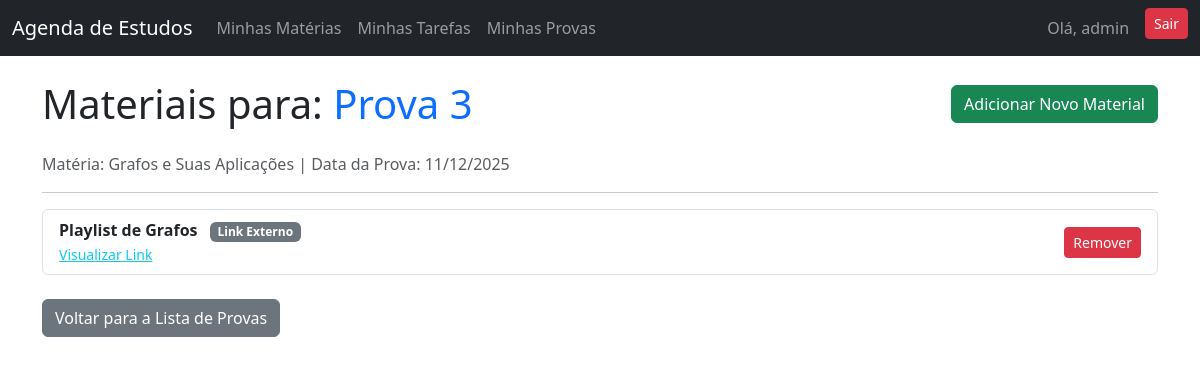
The app's page /provas/6/materiais/ (signed in) with its own data.
### agenda/models.py (models this page shows, shortened)
class Prova(models.Model):
    materia = models.ForeignKey(
        'Materia',
        on_delete=models.CASCADE,
        related_name='provas',
        verbose_name="Matéria"
    )
    titulo = models.CharField(max_length=200, verbose_name="Título da Prova")
    data_prova = models.DateField(
        verbose_name="Data da Prova",
        blank=True,
        null=True
    )
    observacoes = models.TextField(blank=True, null=True, verbose_name="Observações")
    link_anexos = models.URLField(max_length=200, blank=True, null=True, verbose_name="Link para Anexos (Drive/Lista)")
    class Meta:
        verbose_name_plural = "Provas"
        ordering = ['data_prova']

class Materia(models.Model):
    usuario = models.ForeignKey(User, on_delete=models.CASCADE)
    nomenclatura = models.CharField(max_length=10, blank=True, verbose_name="Sigla")
    nome = models.CharField(max_length=100)
    notas_materia = models.TextField(
        blank=True,
        null=True,
        verbose_name="Anotações da Matéria"
    )
    link_plano_ensino = models.URLField(
        max_length=500,
        blank=True,
        null=True,
        verbose_name="Link do Plano de Ensino"
    )
    class Meta:
        verbose_name_plural = "Matérias"

class MaterialDeApoio(models.Model):
    TIPO_CHOICES = [
        ('LINK', 'Link Externo'),
        ('PDF', 'Arquivo PDF'),
        ('TXT', 'Texto/Anotação'),
        ('OUTRO', 'Outro Arquivo'),
    ]
    prova = models.ForeignKey(
        'Prova',
        on_delete=models.CASCADE,
        related_name='materiais',
        verbose_name="Prova Relacionada"
    )
    tipo = models.CharField(max_length=5, choices=TIPO_CHOICES, default='LINK', verbose_name="Tipo de Material")
    link_url = models.URLField(max_length=500, blank=True, null=True, verbose_name="URL do Recurso")
    arquivo = models.FileField(
        upload_to='materiais_provas/',
        blank=True,
        null=True,
        verbose_name="Anexo de Arquivo"
    )
    titulo = models.CharField(max_length=255, verbose_name="Título do Material")
    class Meta:
        verbose_name_plural = "Materiais de Apoio"

### agenda/views.py (the view)
# urls.py: path('provas/<int:prova_pk>/materiais/', views.material_list, name='material_list'),
@login_required
def material_list(request, prova_pk):
    prova = get_object_or_404(Prova, pk=prova_pk, materia__usuario=request.user)
    materiais = MaterialDeApoio.objects.filter(prova=prova)
    context = {
        'prova': prova,
        'materiais': materiais
    }
    return render(request, 'agenda/material_list.html', context)

### agenda/templates/agenda/material_list.html (shortened to what this page needs)
{% extends 'agenda/base.html' %}
{% block content %}
<div class="d-flex justify-content-between align-items-center mb-4">
    <h1 class="mb-0">Materiais para: <span class="text-primary">{{ prova.titulo }}</span></h1>
    <a href="{% url 'material_create' prova.pk %}" class="btn btn-success">Adicionar Novo Material</a>
</div>
<p class="text-muted">Matéria: {{ prova.materia.nome }} | Data da Prova: {{ prova.data_prova|date:"d/m/Y"|default:"Não definida" }}</p>
<hr>
{% if materiais %}
<ul class="list-group">
    {% for material in materiais %}
    <li class="list-group-item d-flex justify-content-between align-items-center">
        <div>
            <strong>{{ material.titulo }}</strong>
            <span class="badge text-bg-secondary ms-2">{{ material.get_tipo_display }}</span>
            <br>
            {% if material.link_url %}
                <a href="{{ material.link_url }}" target="_blank" class="small text-info">Visualizar Link</a>
            {% elif material.arquivo %}
                <a href="{{ material.arquivo.url }}" target="_blank" class="small text-info">Baixar Anexo</a>
            {% endif %}
        </div>
        <div>
            <a href="{% url 'material_delete' material.pk %}" class="btn btn-sm btn-danger">Remover</a>
        </div>
    </li>
    {% endfor %}
</ul>
{% else %}
<div class="alert alert-warning text-center">
    Nenhum material de apoio adicionado ainda.
</div>
{% endif %}
<div class="mt-4">
    <a href="{% url 'prova_list' %}" class="btn btn-secondary">Voltar para a Lista de Provas</a>
</div>
{% endblock content %}

### agenda/templates/agenda/base.html (shortened to what this page needs)
<!doctype html>
<html lang="pt-br">
<head>
    <link href="https://cdn.jsdelivr.net/npm/bootstrap@5.3.2/dist/css/bootstrap.min.css" rel="stylesheet">
</head>
<body>
    <nav class="navbar navbar-expand-lg navbar-dark bg-dark">
        <div class="container-fluid">
            <a class="navbar-brand" href="{% url 'home' %}">Agenda de Estudos</a>
            <div class="collapse navbar-collapse" id="navbarNav">
                {% if user.is_authenticated %}
                    <ul class="navbar-nav me-auto mb-2 mb-lg-0">
                        <li class="nav-item">
                            <a class="nav-link {% if request.resolver_match.url_name == 'materia_list' %}active{% endif %}" href="{% url 'materia_list' %}">Minhas Matérias</a>
                        </li>
                        <li class="nav-item">
                            <a class="nav-link {% if request.resolver_match.url_name == 'tarefa_list' %}active{% endif %}" href="{% url 'tarefa_list' %}">Minhas Tarefas</a>
                        </li>
                        <li class="nav-item">
                            <a class="nav-link {% if request.resolver_match.url_name == 'prova_list' %}active{% endif %}" href="{% url 'prova_list' %}">Minhas Provas</a>
                        </li>
                    </ul>
                {% endif %}
                <div class="d-flex ms-auto">
                    {% if user.is_authenticated %}
                        <span class="navbar-text me-3">Olá, {{ user.username }}</span>
                        <form method="POST" action="{% url 'logout' %}">
                            <button class="btn btn-danger btn-sm" type="submit">Sair</button>
                        </form>
                    {% else %}
                        <a href="{% url 'login' %}" class="btn btn-success me-2">Entrar</a>
                        <a href="{% url 'cadastro' %}" class="btn btn-primary">Cadastrar</a>
                    {% endif %}
                </div>
            </div>
        </div>
    </nav>
    <main class="container mt-4">
        {% block content %}{% endblock %}
    </main>
</body>
</html>

### records on screen
Prova: titulo "Prova 3", materia.nome "Grafos e Suas Aplicações", data_prova "11/12/2025"
MaterialDeApoio: titulo "Playlist de Grafos", tipo "Link Externo"

### other values on screen
{{ user.username }} "admin"
